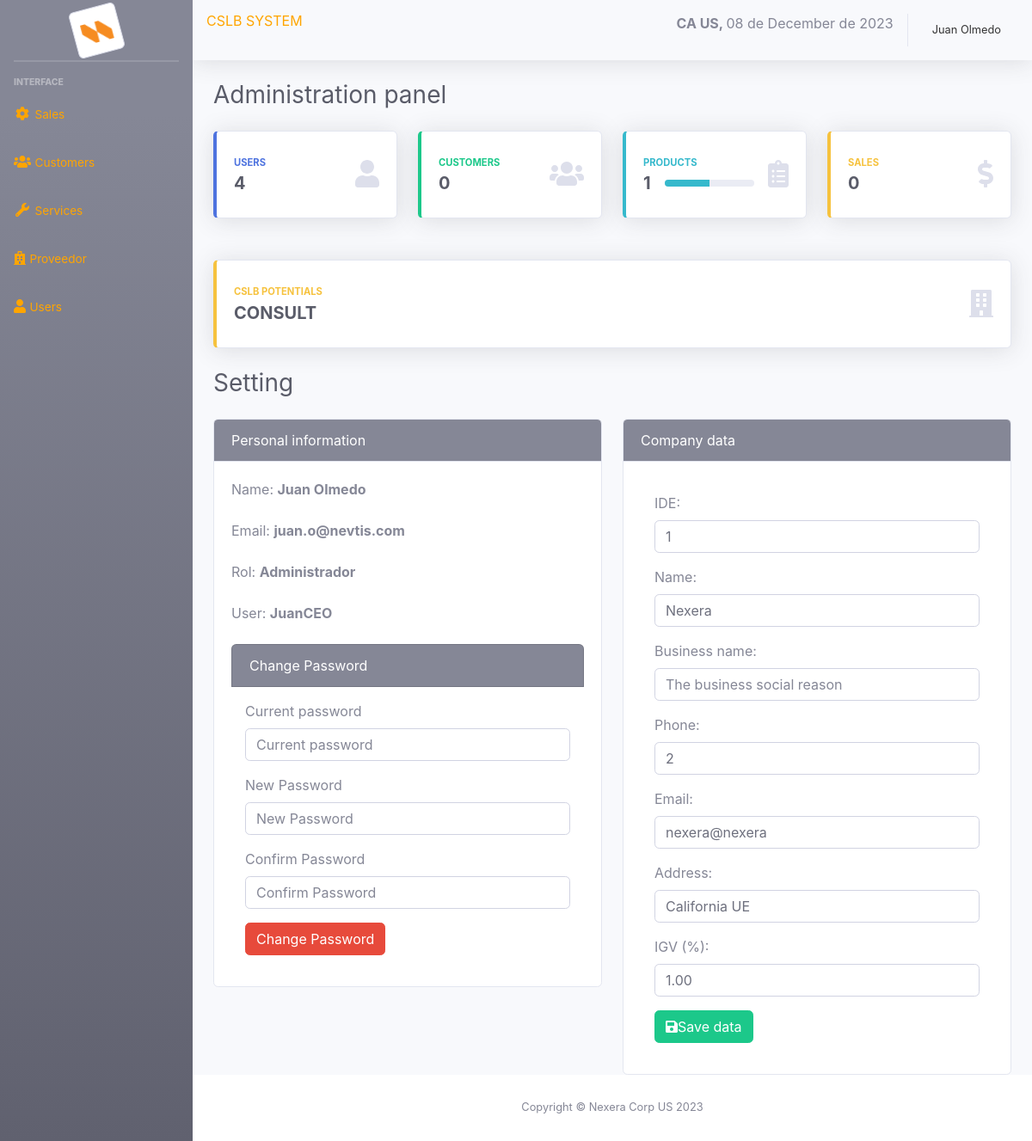
Page /sistema/ (signed in) on the committed database.
### tables this page shows
CREATE TABLE `configuracion` (
  `id` int(11) NOT NULL,
  `dni` int(11) NOT NULL,
  `nombre` varchar(100) NOT NULL,
  `razon_social` varchar(100) NOT NULL,
  `telefono` int(11) NOT NULL,
  `email` varchar(100) NOT NULL,
  `direccion` text NOT NULL,
  `igv` decimal(10,2) NOT NULL
);

### sistema/index.php (the view, shortened to what this page needs)
<?php include_once "includes/header.php"; ?>
<div class="container-fluid">
	<div class="d-sm-flex align-items-center justify-content-between mb-4">
		<h1 class="h3 mb-0 text-gray-800">Administration panel</h1>
	</div>
	<div class="row">
		<a class="col-xl-3 col-md-6 mb-4" href="lista_usuarios.php">
			<div class="card border-left-primary shadow h-100 py-2">
				<div class="card-body">
					<div class="row no-gutters align-items-center">
						<div class="col mr-2">
							<div class="text-xs font-weight-bold text-primary text-uppercase mb-1">Users</div>
							<div class="h5 mb-0 font-weight-bold text-gray-800"><?php echo $data['usuarios']; ?></div>
						</div>
						<div class="col-auto">
							<i class="fas fa-user fa-2x text-gray-300"></i>
						</div>
					</div>
				</div>
			</div>
		</a>
		<a class="col-xl-3 col-md-6 mb-4" href="lista_cliente.php">
			<div class="card border-left-success shadow h-100 py-2">
				<div class="card-body">
					<div class="row no-gutters align-items-center">
						<div class="col mr-2">
							<div class="text-xs font-weight-bold text-success text-uppercase mb-1">Customers</div>
							<div class="h5 mb-0 font-weight-bold text-gray-800"><?php echo $data['clientes']; ?></div>
						</div>
						<div class="col-auto">
							<i class="fas fa-users fa-2x text-gray-300"></i>
						</div>
					</div>
				</div>
			</div>
		</a>
		<a class="col-xl-3 col-md-6 mb-4" href="lista_productos.php">
			<div class="card border-left-info shadow h-100 py-2">
				<div class="card-body">
					<div class="row no-gutters align-items-center">
						<div class="col mr-2">
							<div class="text-xs font-weight-bold text-info text-uppercase mb-1">Products</div>
							<div class="row no-gutters align-items-center">
								<div class="col-auto">
									<div class="h5 mb-0 mr-3 font-weight-bold text-gray-800"><?php echo $data['productos']; ?></div>
								</div>
								<div class="col">
									<div class="progress progress-sm mr-2">
										<div class="progress-bar bg-info" role="progressbar" style="width: 50%" aria-valuenow="50" aria-valuemin="0" aria-valuemax="100"></div>
									</div>
								</div>
							</div>
						</div>
						<div class="col-auto">
							<i class="fas fa-clipboard-list fa-2x text-gray-300"></i>
						</div>
					</div>
				</div>
			</div>
		</a>
		<a class="col-xl-3 col-md-6 mb-4" href="ventas.php">
			<div class="card border-left-warning shadow h-100 py-2">
				<div class="card-body">
					<div class="row no-gutters align-items-center">
						<div class="col mr-2">
							<div class="text-xs font-weight-bold text-warning text-uppercase mb-1">Sales</div>
							<div class="h5 mb-0 font-weight-bold text-gray-800"><?php echo $data['ventas']; ?></div>
						</div>
						<div class="col-auto">
							<i class="fas fa-dollar-sign fa-2x text-gray-300"></i>
						</div>
					</div>
				</div>
			</div>
		</a>
	</div>
	  <a class="col-xl-3 col-md-6 mb-4" href="cslb_potential.php">
            <div class="card border-left-warning shadow h-100 py-2">
                <div class="card-body">
                    <div class="row no-gutters align-items-center">
                        <div class="col mr-2">
                            <div class="text-xs font-weight-bold text-warning text-uppercase mb-1">CSLB Potentials</div>
                            <div class="h5 mb-0 font-weight-bold text-gray-800"><?php echo isset($data['potentials']) ? $data['potentials'] : 'CONSULT'; ?></div>
                        </div>
                        <div class="col-auto">
                            <i class="fas fa-building fa-2x text-gray-300"></i>
                        </div>
                    </div>
                </div>
            </div>
        </a>
	<div class="d-sm-flex align-items-center justify-content-between mb-4">
		<h1 class="h3 mb-0 text-gray-800">Setting</h1>
	</div>
	<div class="row">
		<div class="col-lg-6">
			<div class="card">
				<div class="card-header bg-secondary text-white">
				Personal information
				</div>
				<div class="card-body">
					<div class="form-group">
						<label>Name: <strong><?php echo $_SESSION['nombre']; ?></strong></label>
					</div>
					<div class="form-group">
						<label>Email: <strong><?php echo $_SESSION['email']; ?></strong></label>
					</div>
					<div class="form-group">
						<label>Rol: <strong><?php echo $_SESSION['rol_name']; ?></strong></label>
					</div>
					<div class="form-group">
						<label>User: <strong><?php echo $_SESSION['user']; ?></strong></label>
					</div>
					<ul class="list-group">
						<li class="list-group-item bg-secondary text-white ">Change Password</li>
						<form action="" method=" post" name="frmChangePass" id="frmChangePass" class="p-3">
							<div class="form-group">
								<label>Current password</label>
								<input type="password" name="actual" id="actual" placeholder="Current password" required class="form-control">
							</div>
							<div class="form-group">
								<label>New Password</label>
								<input type="password" name="nueva" id="nueva" placeholder="New Password" required class="form-control">
							</div>
							<div class="form-group">
								<label>Confirm Password</label>
								<input type="password" name="confirmar" id="confirmar" placeholder="Confirm Password" required class="form-control">
							</div>
							<div>
								<button type="submit" class="btn btn-danger btnChangePass">Change Password</button>
							</div>
						</form>
					</ul>
				</div>
			</div>
		</div>
		<?php if ($_SESSION['rol'] == 1) { ?>
			<div class="col-lg-6">
				<div class="card">
					<div class="card-header bg-secondary text-white">
					Company data
					</div>
					<div class="card-body">
						<form action="empresa.php" method="post" id="frmEmpresa" class="p-3">
							<div class="form-group">
								<label>IDE:</label>
								<input type="number" name="txtDni" value="<?php echo $dni; ?>" id="txtDni" placeholder="Dni de la Empresa" required class="form-control">
							</div>
							<div class="form-group">
								<label>Name:</label>
								<input type="text" name="txtNombre" class="form-control" value="<?php echo $nombre_empresa; ?>" id="txtNombre" placeholder="Company name" required class="form-control">
							</div>
							<div class="form-group">
								<label>Business name:</label>
								<input type="text" name="txtRSocial" class="form-control" value="<?php echo $razonSocial; ?>" id="txtRSocial" placeholder="The business social reason">
							</div>
							<div class="form-group">
								<label>Phone:</label>
								<input type="number" name="txtTelEmpresa" class="form-control" value="<?php echo $telEmpresa; ?>" id="txtTelEmpresa" placeholder="Company phone" required>
							</div>
							<div class="form-group">
								<label>Email:</label>
								<input type="email" name="txtEmailEmpresa" class="form-control" value="<?php echo $emailEmpresa; ?>" id="txtEmailEmpresa" placeholder="Company Email" required>
							</div>
							<div class="form-group">
								<label>Address:</label>
								<input type="text" name="txtDirEmpresa" class="form-control" value="<?php echo $dirEmpresa; ?>" id="txtDirEmpresa" placeholder="Company address" required>
							</div>
							<div class="form-group">
								<label>IGV (%):</label>
								<input type="text" name="txtIgv" class="form-control" value="<?php echo $igv; ?>" id="txtIgv" placeholder="Company VAT" required>
							</div>
							<div>
								<button type="submit" class="btn btn-success btnChangePass"><i class="fas fa-save"></i>Save data</button>
							</div>
						</form>
					</div>
				</div>
			</div>
		<?php } ?>
	</div>
</div>
</div>
<?php include_once "includes/footer.php"; ?>

### rows in the picture
configuracion: txtDni "1", txtNombre "Nexera", txtTelEmpresa "2", txtEmailEmpresa "nexera@nexera", txtDirEmpresa "California UE", txtIgv "1.00"

### other values in the picture
fechaPeru() "08 de December de 2023"
$_SESSION['nombre'] "Juan Olmedo"
$data['usuarios'] "4"
$data['clientes'] "0"
$data['productos'] "1"
$data['ventas'] "0"
$_SESSION['email'] "juan.o@nevtis.com"
$_SESSION['rol_name'] "Administrador"
$_SESSION['user'] "JuanCEO"
